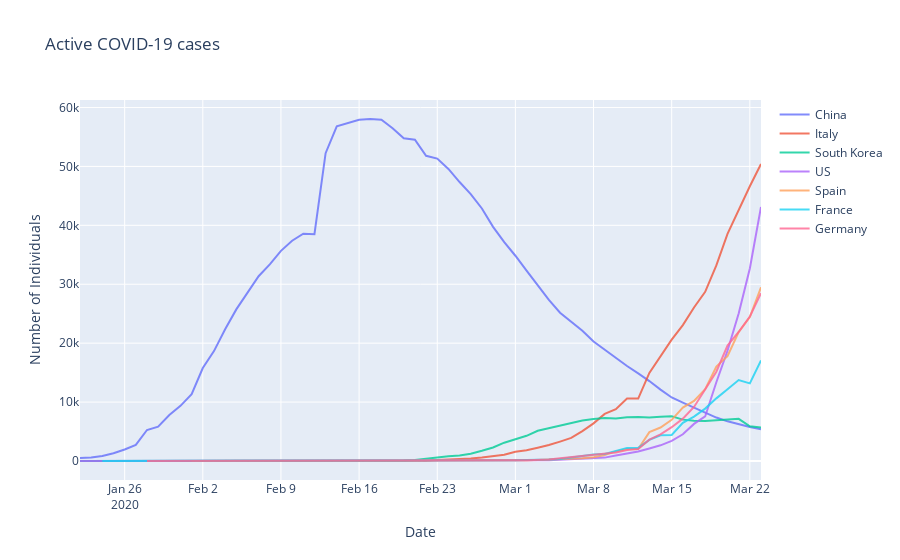

The notebook cell saved with this chart:
### Code cell
fig = go.Figure()
fig.add_trace(go.Scatter(
                x=df[df['Country/Region'] == 'China'].groupby('date')['date'].first(),
                y=df[df['Country/Region'] == 'China'].groupby('date')['Active'].sum(),
                name="China",
                opacity=0.8))

fig.add_trace(go.Scatter(
                x=df[df['Country/Region'] == 'Italy'].groupby('date')['date'].first(),
                y=df[df['Country/Region'] == 'Italy'].groupby('date')['Active'].sum(),
                name="Italy",
                opacity=0.8))

fig.add_trace(go.Scatter(
                x=df[df['Country/Region'] == 'South Korea'].groupby('date')['date'].first(),
                y=df[df['Country/Region'] == 'South Korea'].groupby('date')['Active'].sum(),
                name="South Korea",
                opacity=0.8))

fig.add_trace(go.Scatter(
                x=df[df['Country/Region'] == 'US'].groupby('date')['date'].first(),
                y=df[df['Country/Region'] == 'US'].groupby('date')['Active'].sum(),
                name="US",
                opacity=0.8))

fig.add_trace(go.Scatter(
                x=df[df['Country/Region'] == 'Spain'].groupby('date')['date'].first(),
                y=df[df['Country/Region'] == 'Spain'].groupby('date')['Active'].sum(),
                name="Spain",
                opacity=0.8))

fig.add_trace(go.Scatter(
                x=df[df['Country/Region'] == 'France'].groupby('date')['date'].first(),
                y=df[df['Country/Region'] == 'France'].groupby('date')['Active'].sum(),
                name="France",
                opacity=0.8))

fig.add_trace(go.Scatter(
                x=df[df['Country/Region'] == 'Germany'].groupby('date')['date'].first(),
                y=df[df['Country/Region'] == 'Germany'].groupby('date')['Active'].sum(),
                name="Germany",
                opacity=0.8))

fig.update_layout(title="Active COVID-19 cases",
                  xaxis_title="Date",
                  yaxis_title="Number of Individuals")

fig.show()
